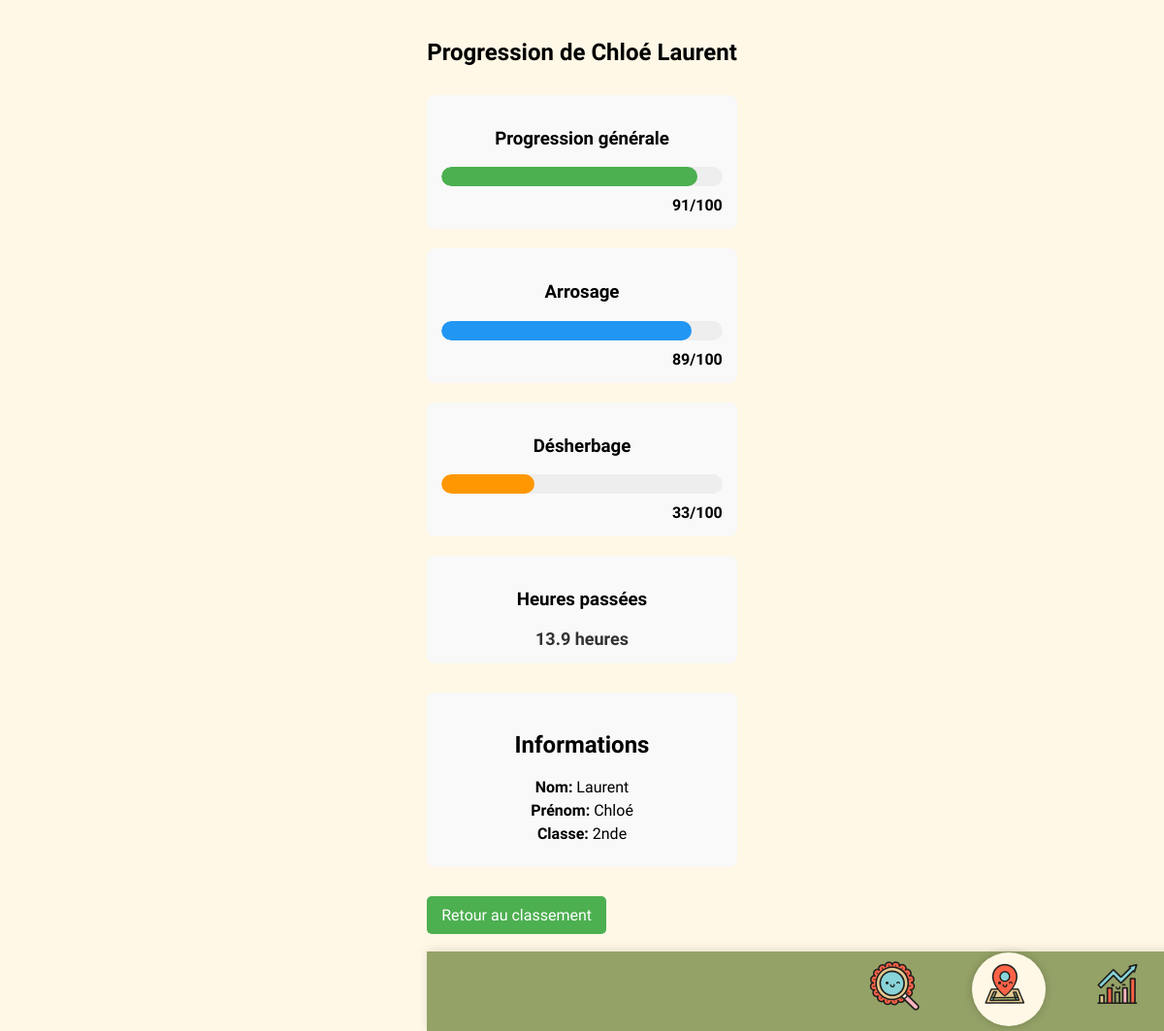
/progression/15, run on the app's committed database.
### tables this page shows
CREATE TABLE utilisateur (
        id_utilisateur INTEGER PRIMARY KEY AUTOINCREMENT,
        nom TEXT NOT NULL,
        prenom TEXT NOT NULL,
        tel TEXT,
        email TEXT UNIQUE NOT NULL,
        mdp TEXT NOT NULL,
        classe TEXT
    );

CREATE TABLE progression (
        id_utilisateur INTEGER,
        general TEXT,
        arrosage TEXT,
        desherbage TEXT,
        heures_passees REAL,
        PRIMARY KEY (id_utilisateur),
        FOREIGN KEY (id_utilisateur) REFERENCES utilisateur(id_utilisateur) ON DELETE CASCADE
    );

### routes/progression_routes.py (the view)
@progression_bp.route('/progression/<int:user_id>')
def user_progression(user_id):
    user_info, progression_data = get_user_progression(user_id)
    if not user_info:
        return redirect('/defis')
    return render_template('progression.html', user=user_info, progression=progression_data)

### backend/database_functions.py (called while the page is built)
def get_user_progression(user_id):
    conn = sqlite3.connect("./backend/plantes.db")
    cursor = conn.cursor()
    cursor.execute('''
    SELECT id_utilisateur, nom, prenom, email, classe
    FROM utilisateur
    WHERE id_utilisateur = ?
    ''', (user_id,))
    user_info = cursor.fetchone()
    if not user_info:
        conn.close()
        return None, None
    cursor.execute('''
    SELECT general, arrosage, desherbage, heures_passees
    FROM progression
    WHERE id_utilisateur = ?
    ''', (user_id,))
    progression_data = cursor.fetchone()
    conn.close()
    return user_info, progression_data

### templates/progression.html (shortened to what this page needs)
<!DOCTYPE html>
<html>
<head>
  <link rel="stylesheet" href="{{ url_for('static', filename='global.css') }}" />
  <link rel="stylesheet" href="{{ url_for('static', filename='progression.css') }}" />
</head>
<body>
  <div class="container">
    <h1>Progression de {{ user[2] }} {{ user[1] }}</h1>
    <div class="progression-details">
      <div class="progression-item">
        <h3>Progression générale</h3>
        <div class="progress-container">
          <div class="progress-bar progress-bar-general"></div>
        </div>
        <div class="score">{{ progression[0] }}/100</div>
      </div>
      <div class="progression-item">
        <h3>Arrosage</h3>
        <div class="progress-container">
          <div class="progress-bar progress-bar-arrosage"></div>
        </div>
        <div class="score">{{ progression[1] }}/100</div>
      </div>
      <div class="progression-item">
        <h3>Désherbage</h3>
        <div class="progress-container">
          <div class="progress-bar progress-bar-desherbage"></div>
        </div>
        <div class="score">{{ progression[2] }}/100</div>
      </div>
      <div class="progression-item">
        <h3>Heures passées</h3>
        <div class="hours">{{ progression[3] }} heures</div>
      </div>
    </div>
    <div class="user-info">
      <h2>Informations</h2>
      <p><strong>Nom:</strong> {{ user[1] }}</p>
      <p><strong>Prénom:</strong> {{ user[2] }}</p>
      {% if user[4] %}
      <p><strong>Classe:</strong> {{ user[4] }}</p>
      {% endif %}
    </div>
    <div class="navigation">
      <a href="{{ url_for('defis.defis') }}" class="back-button">Retour au classement</a>
    </div>
    <div class="group-wrapper">
      <div class="group-8">
        <a href="{{ url_for('info.index') }}"><img class="loupe" src="static/images/loupe.png" /></a>
        <a href="{{ url_for('accueil') }}"><img class="map" src="static/images/map.png" /></a>
        <a href="{{ url_for('defis.defis') }}"><img class="resultats" src="static/images/re-sultats.png" /></a>
      </div>
  </div>
  </div>
</body>
</html>

### static/global.css (style rules this page uses)
body { background-color: #FFF8E6; font-family: "DynaPuff", cursive; margin: 0; padding-bottom: 80px; display: flex; flex-direction: column; align-items: center; text-align: center; }
h1 { text-align: center; font-size: 24px; margin-top: 20px; }
.group-wrapper { position: fixed; width: 100%; height: 82px; bottom: 0; background-color: #94A267; display: flex; justify-content: center; align-items: center; z-index: 1000; box-shadow: 0 -2px 10px rgba(0, 0, 0, 0.1); z-index: 9999; }
.group-8 { display: flex; align-items: center; justify-content: center; gap: 40px; }
.group-8 img { width: 76px; height: 76px; object-fit: cover; }
.map { width: 50px; height: 50px; object-fit: cover; background-color: #FFF8E6; border-radius: 50%; box-shadow: 0 0 10px rgba(0, 0, 0, 0.2); }

### static/progression.css (style rules this page uses)
.container { max-width: 800px; margin: 0 auto; padding: 20px; }
h1 { text-align: center; margin-bottom: 30px; }
.progression-details { margin-bottom: 30px; }
.progression-item { margin-bottom: 20px; padding: 15px; background-color: #f9f9f9; border-radius: 8px; }
.progress-container { width: 100%; height: 20px; background-color: #eee; border-radius: 10px; margin: 10px 0; overflow: hidden; }
.progress-bar { height: 100%; border-radius: 10px; background-color: #4CAF50; }
.progress-bar-general { background-color: #4CAF50; }
.progress-bar-arrosage { background-color: #2196F3; }
.progress-bar-desherbage { background-color: #FF9800; }
.score { font-weight: bold; text-align: right; }
.hours { font-size: 18px; font-weight: bold; color: #333; }
.user-info { background-color: #f9f9f9; padding: 20px; border-radius: 8px; margin-bottom: 30px; }
.user-info p { margin: 5px 0; }
.navigation { display: flex; justify-content: space-between; margin-top: 30px; }
.back-button { background-color: #4CAF50; color: white; padding: 10px 15px; border-radius: 5px; text-decoration: none; transition: background-color 0.3s; }

### data on the page
utilisateur: prenom "Chloé", nom "Laurent", classe "2nde"
progression: general "91", arrosage "89", desherbage "33", heures_passees "13.9"
